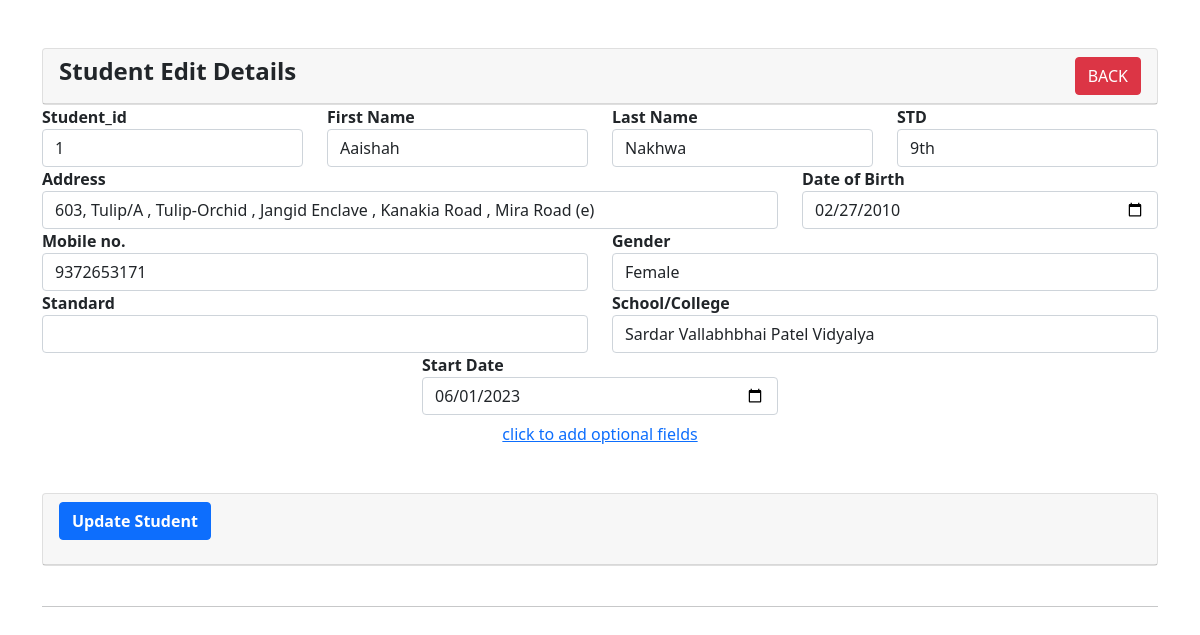
The app's page /admin_dashboard/fees_record_crud/student-edit.php?id=1 with its own data.
### tables this page shows
CREATE TABLE `student_record` (
  `photo` varchar(200) DEFAULT NULL,
  `student_id` varchar(200) NOT NULL,
  `first_name` varchar(100) DEFAULT NULL,
  `last_name` varchar(100) DEFAULT NULL,
  `roll_no` varchar(200) DEFAULT NULL,
  `parent_name` varchar(200) DEFAULT NULL,
  `dob` date DEFAULT NULL,
  `mobile_no` varchar(200) DEFAULT NULL,
  `gender` varchar(200) DEFAULT NULL,
  `address` varchar(200) DEFAULT NULL,
  `batch_name` varchar(200) DEFAULT NULL,
  `start_date` date DEFAULT NULL,
  `class_subject` varchar(200) DEFAULT NULL,
  `school_college` varchar(200) DEFAULT NULL,
  `attachment` varchar(200) DEFAULT NULL,
  `email` varchar(100) DEFAULT NULL,
  `std` varchar(100) DEFAULT NULL,
  `reciept_no` varchar(200) DEFAULT NULL,
  `password` varchar(200) DEFAULT NULL
);

### admin_dashboard/fees_record_crud/student-edit.php (the view, shortened to what this page needs)
<?php
require '../database/config.php';
?>
<!doctype html>
<html lang="en">
  <head>
    <link href="https://cdn.jsdelivr.net/npm/bootstrap@5.1.3/dist/css/bootstrap.min.css" rel="stylesheet">
</head>
<body>
     <div class="container mt-5">
        <div class="row">
            <div class="col-md-12 ">
                <div class="card">
                    <div class="card-header">
                        <h4><strong>Student Edit Details </strong>
                            <a href="studentsmanagement.php" class="btn btn-danger float-end">BACK</a>
                        </h4>
                    </div>
                </div>
                <?php
                        if(isset($_GET['id']))
                        {
                            $student_id = mysqli_real_escape_string($conn, $_GET['id']);
                            $query = "SELECT * FROM student_record WHERE student_id='$student_id' ";
                            $query_run = mysqli_query($conn, $query);
                            if(mysqli_num_rows($query_run) > 0)
                            {
                                $student = mysqli_fetch_array($query_run);
                                ?>
                <form action="code.php" method="post" enctype="multipart/form-data">
                    <div class="row">
                        <div class="col-md-3 ">
                            <label><b>Student_id</b></label>
                            <input type="text" class="form-control" name="student_id" value="<?=$student['student_id'];?>">
                        </div>
                        <div class="col-md-3 ">
                            <label><b>First Name</b></label>
                            <input type="text" name="first_name" value="<?=$student['first_name'];?>" class="form-control">
                        </div>
						<div class="col-md-3 ">
                            <label><b>Last Name</b></label>
                            <input type="text" name="last_name" value="<?=$student['last_name'];?>" class="form-control">
                        </div>
                        <div class="col-md-3 ">
                            <label><b>STD</b></label>
                            <input type="text" name="std" value="<?=$student['std'];?>" class="form-control">
                        </div>
                    </div>
                    <div class="row">
                        <div class="col-8">
                            <label><b>Address</b></label>
                            <input type="text" name="address" value="<?=$student['address'];?>" class="form-control">
                        </div>
                        <div class="col-4 ">
                            <label><b>Date of Birth</b></label>
                            <input type="Date" name="dob" value="<?=$student['dob'];?>" class="form-control">
                        </div>
                    </div>
                    <div class="row">
                        <div class="col-6 ">
                            <label><b>Mobile no.</b></label>
                            <input type="text" name="mobile_no" value="<?=$student['mobile_no'];?>" class="form-control">
                        </div>
                        <div class="col-6 ">
                            <label><b>Gender</b></label>
							<select name="gender" class="form-control" >
								<option value="<?=$student['gender'];?>"><?=$student['gender'];?></option>
							  </select>
                        </div>
                    </div>
                    <div class="row">
                        <div class="col-6 ">
                            <label><b>Standard</b></label>
                            <select name="std" class="form-control ">
								<option value="<?=$student['std'];?>"></option>
								<option value="8th">8th</option>
							  </select>
						</div>
                        <div class="col-6 ">
                            <label><b>School/College</b></label>
                            <input type="text" name="school_college" value="<?=$student['school_college'];?>" class="form-control">
                        </div>
                    </div>
                    <div class="row justify-content-center ">
                        <div class="col-4 ">
                            <label><b>Start Date</b></label>
                            <input type="Date" name="start_date" value="<?=$student['start_date'];?>" class="form-control">
                        </div>
                    </div>
                    <div class="row">
                        <div class="col-md-12 d-flex justify-content-center  mb-3">
                            <button type="button" class="btn btn-link" data-bs-toggle="collapse" data-bs-target="#demo">click to add optional fields</button>
                        </div>
                    </div>
                <br>
                <div class="col-md-12 ">
                <div class="card">
                    <div class="card-header">
                        <div class="mb-3">
                            <button type="submit" name="update_student" class="btn btn-primary"><b>Update Student</b></button>
                        </div>
                    </div>
                </div>
                </form>
                <?php
                            }
                            else
                            {
                                echo "<h4>No Such Id Found</h4>";
                            }
                        }
                        ?>
                    </div>
        </div>
     </div>
    <br>
    <hr>
    <br>
</body>
</html>

### records on screen
student_record: student_id "1", first_name "Aaishah", last_name "Nakhwa", std "9th", address "603, Tulip/A , Tulip-Orchid , Jangid Enclave , Kanakia Road , Mira Road (e)", dob "02/27/2010", mobile_no "9372653171", gender "Female", school_college "Sardar Vallabhbhai Patel Vidyalya", start_date "06/01/2023"
